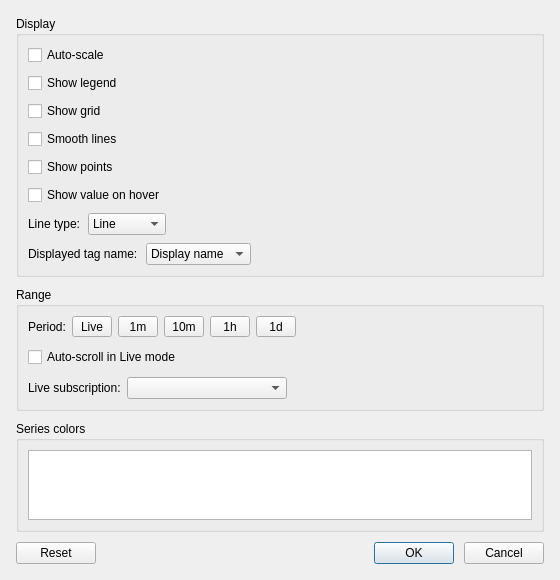
<?xml version="1.0" encoding="UTF-8"?>
<ui version="4.0">
 <class>TrendSettingsDialog</class>
 <widget class="QDialog" name="TrendSettingsDialog">
  <property name="geometry">
   <rect>
    <x>0</x>
    <y>0</y>
    <width>560</width>
    <height>459</height>
   </rect>
  </property>
  <property name="windowTitle">
   <string>Trend Settings</string>
  </property>
  <layout class="QVBoxLayout" name="rootLayout">
   <property name="spacing">
    <number>10</number>
   </property>
   <property name="leftMargin">
    <number>16</number>
   </property>
   <property name="topMargin">
    <number>16</number>
   </property>
   <property name="rightMargin">
    <number>16</number>
   </property>
   <property name="bottomMargin">
    <number>16</number>
   </property>
   <item>
    <widget class="QGroupBox" name="displayGroup">
     <property name="title">
      <string>Display</string>
     </property>
     <layout class="QVBoxLayout" name="displayLayout">
      <property name="spacing">
       <number>8</number>
      </property>
      <item>
       <widget class="QCheckBox" name="autoScaleCheck">
        <property name="text">
         <string>Auto-scale</string>
        </property>
       </widget>
      </item>
      <item>
       <widget class="QCheckBox" name="showLegendCheck">
        <property name="text">
         <string>Show legend</string>
        </property>
       </widget>
      </item>
      <item>
       <widget class="QCheckBox" name="showGridCheck">
        <property name="text">
         <string>Show grid</string>
        </property>
       </widget>
      </item>
      <item>
       <widget class="QCheckBox" name="smoothLinesCheck">
        <property name="text">
         <string>Smooth lines</string>
        </property>
       </widget>
      </item>
      <item>
       <widget class="QCheckBox" name="showPointsCheck">
        <property name="text">
         <string>Show points</string>
        </property>
       </widget>
      </item>
      <item>
       <widget class="QCheckBox" name="showTooltipCheck">
        <property name="text">
         <string>Show value on hover</string>
        </property>
       </widget>
      </item>
      <item>
       <layout class="QHBoxLayout" name="lineTypeRow">
        <property name="spacing">
         <number>8</number>
        </property>
        <item>
         <widget class="QLabel" name="lineTypeLabel">
          <property name="text">
           <string>Line type:</string>
          </property>
         </widget>
        </item>
        <item>
         <widget class="QComboBox" name="lineTypeCombo">
          <property name="iconSize">
           <size>
            <width>32</width>
            <height>16</height>
           </size>
          </property>
          <item>
           <property name="text">
            <string>Line</string>
           </property>
          </item>
          <item>
           <property name="text">
            <string>Step line</string>
           </property>
          </item>
         </widget>
        </item>
        <item>
         <spacer name="lineTypeSpacer">
          <property name="orientation">
           <enum>Qt::Orientation::Horizontal</enum>
          </property>
          <property name="sizeHint" stdset="0">
           <size>
            <width>40</width>
            <height>20</height>
           </size>
          </property>
         </spacer>
        </item>
       </layout>
      </item>
      <item>
       <layout class="QHBoxLayout" name="labelModeRow">
        <property name="spacing">
         <number>8</number>
        </property>
        <item>
         <widget class="QLabel" name="labelModeLabel">
          <property name="text">
           <string>Displayed tag name:</string>
          </property>
         </widget>
        </item>
        <item>
         <widget class="QComboBox" name="labelModeCombo">
          <item>
           <property name="text">
            <string>Display name</string>
           </property>
          </item>
          <item>
           <property name="text">
            <string>Node id</string>
           </property>
          </item>
          <item>
           <property name="text">
            <string>Full path</string>
           </property>
          </item>
         </widget>
        </item>
        <item>
         <spacer name="labelModeSpacer">
          <property name="orientation">
           <enum>Qt::Orientation::Horizontal</enum>
          </property>
          <property name="sizeHint" stdset="0">
           <size>
            <width>40</width>
            <height>20</height>
           </size>
          </property>
         </spacer>
        </item>
       </layout>
      </item>
     </layout>
    </widget>
   </item>
   <item>
    <widget class="QGroupBox" name="rangeGroup">
     <property name="title">
      <string>Range</string>
     </property>
     <layout class="QVBoxLayout" name="rangeLayout">
      <property name="spacing">
       <number>10</number>
      </property>
      <item>
       <layout class="QHBoxLayout" name="periodRow">
        <property name="spacing">
         <number>6</number>
        </property>
        <item>
         <widget class="QLabel" name="periodLabel">
          <property name="text">
           <string>Period:</string>
          </property>
         </widget>
        </item>
        <item>
         <widget class="ThemedToolButton" name="liveButton">
          <property name="minimumSize">
           <size>
            <width>40</width>
            <height>0</height>
           </size>
          </property>
          <property name="text">
           <string>Live</string>
          </property>
          <property name="checkable">
           <bool>true</bool>
          </property>
         </widget>
        </item>
        <item>
         <widget class="ThemedToolButton" name="oneMinuteButton">
          <property name="minimumSize">
           <size>
            <width>40</width>
            <height>0</height>
           </size>
          </property>
          <property name="text">
           <string>1m</string>
          </property>
          <property name="checkable">
           <bool>true</bool>
          </property>
         </widget>
        </item>
        <item>
         <widget class="ThemedToolButton" name="tenMinutesButton">
          <property name="minimumSize">
           <size>
            <width>40</width>
            <height>0</height>
           </size>
          </property>
          <property name="text">
           <string>10m</string>
          </property>
          <property name="checkable">
           <bool>true</bool>
          </property>
         </widget>
        </item>
        <item>
         <widget class="ThemedToolButton" name="oneHourButton">
          <property name="minimumSize">
           <size>
            <width>40</width>
            <height>0</height>
           </size>
          </property>
          <property name="text">
           <string>1h</string>
          </property>
          <property name="checkable">
           <bool>true</bool>
          </property>
         </widget>
        </item>
        <item>
         <widget class="ThemedToolButton" name="oneDayButton">
          <property name="minimumSize">
           <size>
            <width>40</width>
            <height>0</height>
           </size>
          </property>
          <property name="text">
           <string>1d</string>
          </property>
          <property name="checkable">
           <bool>true</bool>
          </property>
         </widget>
        </item>
        <item>
         <spacer name="periodSpacer">
          <property name="orientation">
           <enum>Qt::Orientation::Horizontal</enum>
          </property>
          <property name="sizeHint" stdset="0">
           <size>
            <width>40</width>
            <height>20</height>
           </size>
          </property>
         </spacer>
        </item>
       </layout>
      </item>
      <item>
       <widget class="QCheckBox" name="autoScrollCheck">
        <property name="text">
         <string>Auto-scroll in Live mode</string>
        </property>
       </widget>
      </item>
      <item>
       <layout class="QHBoxLayout" name="liveUpdateRow">
        <property name="spacing">
         <number>6</number>
        </property>
        <item>
         <widget class="QLabel" name="liveUpdateLabel">
          <property name="text">
           <string>Live subscription:</string>
          </property>
         </widget>
        </item>
        <item>
         <widget class="SubscriptionComboBox" name="subscriptionCombo">
          <property name="minimumSize">
           <size>
            <width>160</width>
            <height>0</height>
           </size>
          </property>
         </widget>
        </item>
        <item>
         <spacer name="liveUpdateSpacer">
          <property name="orientation">
           <enum>Qt::Orientation::Horizontal</enum>
          </property>
          <property name="sizeHint" stdset="0">
           <size>
            <width>40</width>
            <height>20</height>
           </size>
          </property>
         </spacer>
        </item>
       </layout>
      </item>
     </layout>
    </widget>
   </item>
   <item>
    <widget class="QGroupBox" name="seriesGroup">
     <property name="sizePolicy">
      <sizepolicy hsizetype="Preferred" vsizetype="Expanding">
       <horstretch>0</horstretch>
       <verstretch>1</verstretch>
      </sizepolicy>
     </property>
     <property name="title">
      <string>Series colors</string>
     </property>
     <layout class="QVBoxLayout" name="seriesGroupLayout">
      <property name="spacing">
       <number>8</number>
      </property>
      <item>
       <widget class="QListView" name="seriesList">
        <property name="editTriggers">
         <set>QAbstractItemView::EditTrigger::NoEditTriggers</set>
        </property>
        <property name="selectionMode">
         <enum>QAbstractItemView::SelectionMode::NoSelection</enum>
        </property>
        <property name="uniformItemSizes">
         <bool>true</bool>
        </property>
       </widget>
      </item>
     </layout>
    </widget>
   </item>
   <item>
    <layout class="QHBoxLayout" name="buttonLayout">
     <property name="spacing">
      <number>10</number>
     </property>
     <item>
      <widget class="ThemedPushButton" name="resetButton">
       <property name="text">
        <string>Reset</string>
       </property>
      </widget>
     </item>
     <item>
      <spacer name="buttonSpacer">
       <property name="orientation">
        <enum>Qt::Orientation::Horizontal</enum>
       </property>
       <property name="sizeHint" stdset="0">
        <size>
         <width>0</width>
         <height>0</height>
        </size>
       </property>
      </spacer>
     </item>
     <item>
      <widget class="ColoredPushButton" name="okButton">
       <property name="text">
        <string>OK</string>
       </property>
       <property name="default">
        <bool>true</bool>
       </property>
      </widget>
     </item>
     <item>
      <widget class="ThemedPushButton" name="cancelButton">
       <property name="text">
        <string>Cancel</string>
       </property>
      </widget>
     </item>
    </layout>
   </item>
  </layout>
 </widget>
 <customwidgets>
  <customwidget>
   <class>ColoredPushButton</class>
   <extends>QPushButton</extends>
   <header>widgets/coloredpushbutton.h</header>
  </customwidget>
  <customwidget>
   <class>ThemedPushButton</class>
   <extends>QPushButton</extends>
   <header>widgets/themedpushbutton.h</header>
  </customwidget>
  <customwidget>
   <class>ThemedToolButton</class>
   <extends>QToolButton</extends>
   <header>widgets/themedtoolbutton.h</header>
  </customwidget>
  <customwidget>
   <class>SubscriptionComboBox</class>
   <extends>QComboBox</extends>
   <header>widgets/subscriptioncombobox.h</header>
  </customwidget>
 </customwidgets>
 <resources/>
 <connections/>
</ui>
